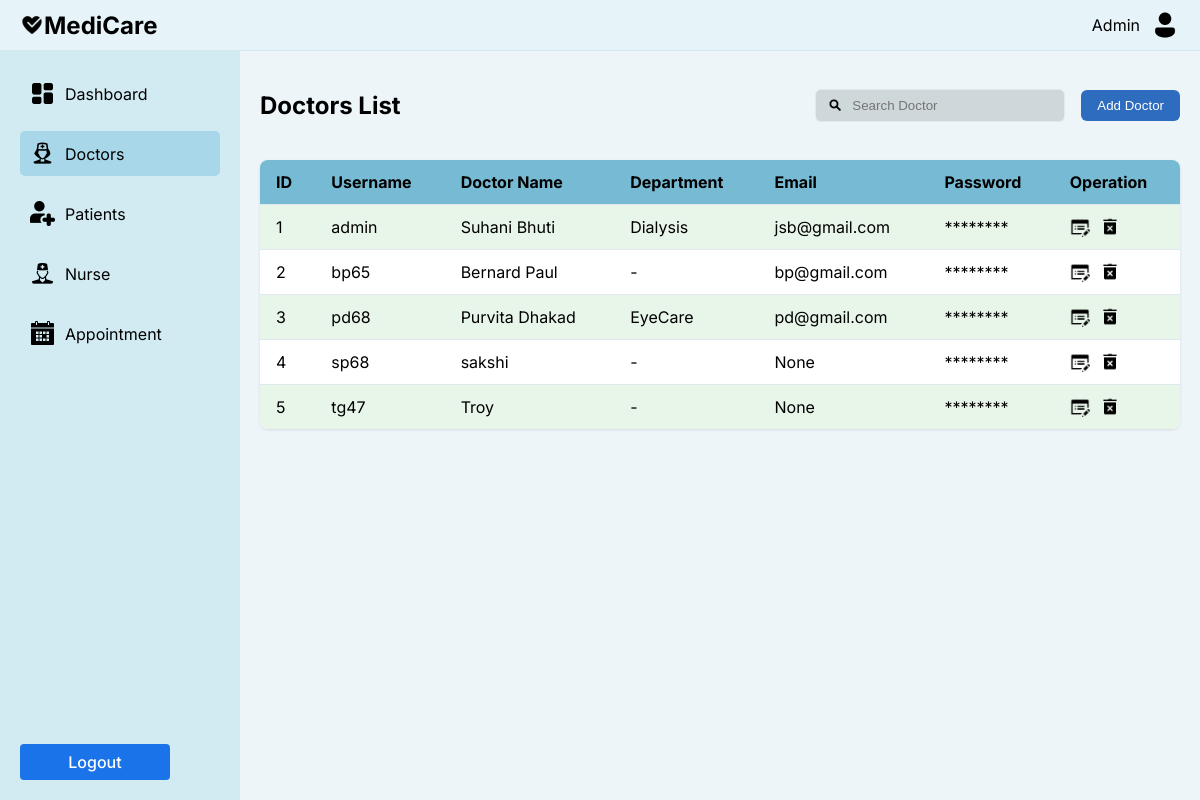
The page /accounts/ad_doc/ on the database as committed earlier.
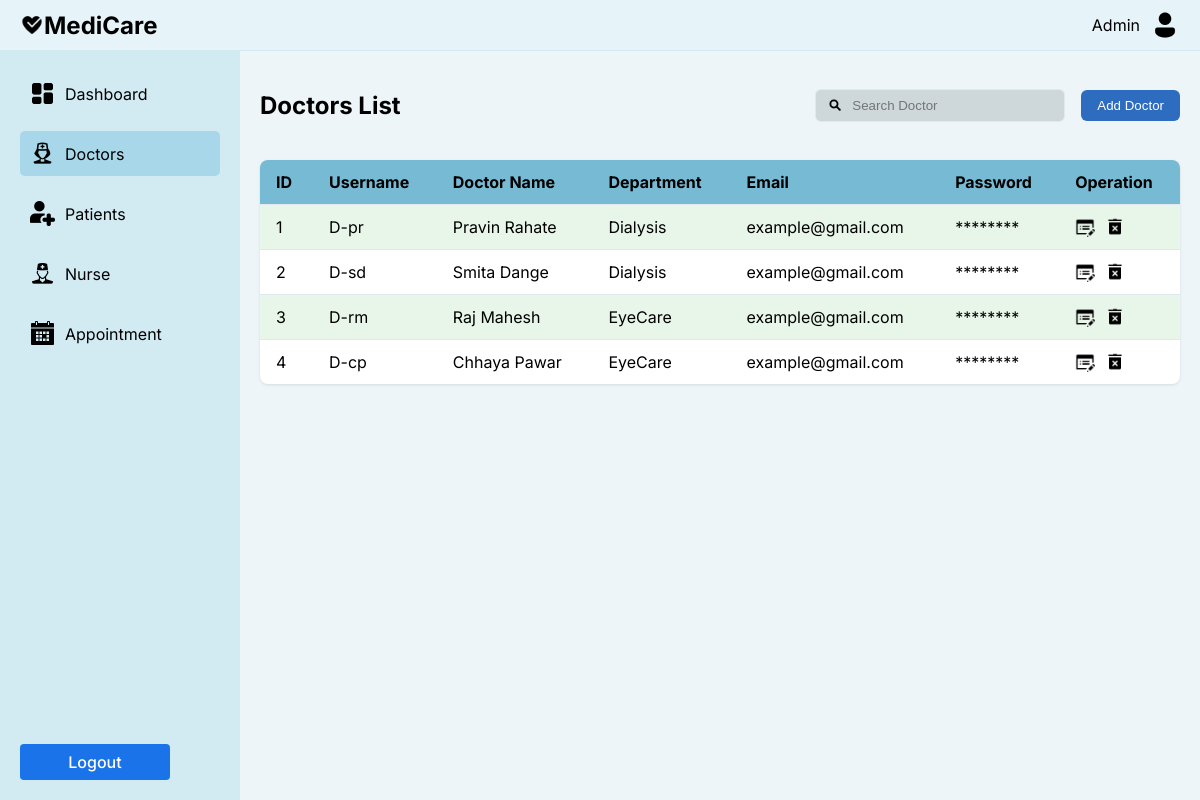
The same page on the database as committed later.
### accounts/models.py (models this page shows, shortened)
class StaffD(models.Model):
    user = models.OneToOneField(User, on_delete=models.CASCADE, related_name='staff_profile', default=1)
    full_name = models.CharField(max_length=100)
    email = models.EmailField( null=True, blank=True)
    mobile_number = models.CharField(max_length=15)
    gender = models.CharField(max_length=10)
    age = models.PositiveIntegerField()
    department = models.CharField(max_length=50)
    specialization = models.CharField(max_length=100)
    qualification = models.CharField(max_length=100)
    years_of_experience = models.CharField(max_length=10)

class User(AbstractUser):
    PATIENT = 'patient'
    DOCTOR = 'doctor'
    NURSE = 'nurse'
    ADMIN = 'admin'
    ROLE_CHOICES = [
        (PATIENT, 'Patient'),
        (DOCTOR, 'Doctor'),
        (NURSE, 'Nurse'),
        (ADMIN, 'Admin'),
    ]
    role = models.CharField(max_length=10, choices=ROLE_CHOICES, default=PATIENT)

### accounts/views.py (the view)
# urls.py: path('ad_doc/', views.ad_doc, name='ad_doc'),
def ad_doc(request):
    doctors = StaffD.objects.select_related('user').all()
    context = {
        'doctors': doctors,
    }
    return render(request, 'accounts/ad_doc.html', context)

### accounts/context_processors.py (called while the page is built)
def media_url(request):
    return {
        'MEDIA_URL': settings.MEDIA_URL,
    }

### templates/accounts/ad_doc.html (shortened to what the changed rows need)
<!DOCTYPE html>
<html lang="en">
<head>
</head>
<body>
    <div class="container">
        <div class="content">
            <div class="main-content">
                <div class="section-header">
                    <h2>Doctors List</h2>
                </div>
                <div class="table-container">
                    <table>
                        <thead>
                            <tr>
                                <th>ID</th>
                                <th>Username</th>
                                <th>Doctor Name</th>
                                <th>Department</th>
                                <th>Email</th>
                                <th>Password</th>
                                <th>Operation</th>
                            </tr>
                        </thead>
                        <tbody>
                            {% for doctor in doctors %}
                            <tr>
                                <td>{{ forloop.counter }}</td>
                                <td>{{ doctor.user.username }}</td>
                                <td>{{ doctor.full_name }}</td>
                                <td>{{ doctor.department |default:"-"}}</td>
                                <td>{{ doctor.email|default:"-" }}</td>
                                <td>{{ '********' }}</td>
                                <td class="operation-icons">
                                    <img src="{{ MEDIA_URL }}Edit Property.png" alt="Edit" width="20" height="20" onclick="openEditModal('{{ doctor.id }}', '{{ doctor.full_name }}', '{{ doctor.email }}', '{{ doctor.mobile_number }}', '{{ doctor.department }}', '{{ doctor.specialization }}', '{{ doctor.qualification }}', '{{ doctor.years_of_experience }}')">
                                    <img src="{{ MEDIA_URL }}Remove.png" alt="Delete" width="20" height="20" onclick="deleteDoctor('{{ doctor.id }}')">
                                </td>
                            </tr>
                            {% empty %}
                            <tr>
                                <td colspan="6">No doctors found.</td>
                            </tr>
                            {% endfor %}
                        </tbody>
                    </table>
                </div>
            </div>
        </div>
    </div>
</body>
</html>

Rows that differ between the two databases and show on the page:
removed StaffD: user.username "admin", full_name "Suhani Bhuti", department "Dialysis", email "jsb@gmail.com", value "********"
removed StaffD: user.username "bp65", full_name "Bernard Paul", department "-", email "bp@gmail.com", value "********"
removed StaffD: user.username "pd68", full_name "Purvita Dhakad", department "EyeCare", email "pd@gmail.com", value "********"
removed StaffD: user.username "sp68", full_name "sakshi", department "-", email "None", value "********"
removed StaffD: user.username "tg47", full_name "Troy", department "-", email "None", value "********"
added StaffD: user.username "D-pr", full_name "Pravin Rahate", department "Dialysis", email "example@gmail.com", value "********"
added StaffD: user.username "D-sd", full_name "Smita Dange", department "Dialysis", email "example@gmail.com", value "********"
added StaffD: user.username "D-rm", full_name "Raj Mahesh", department "EyeCare", email "example@gmail.com", value "********"
added StaffD: user.username "D-cp", full_name "Chhaya Pawar", department "EyeCare", email "example@gmail.com", value "********"
